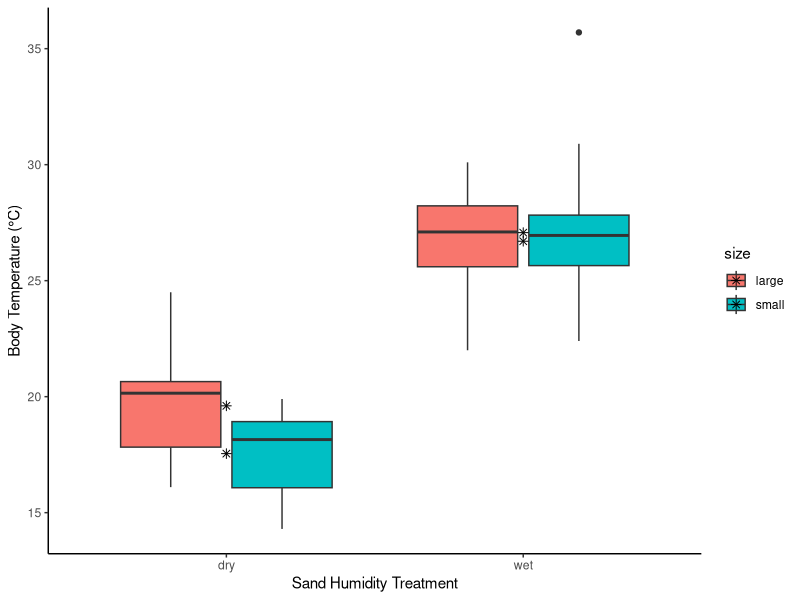
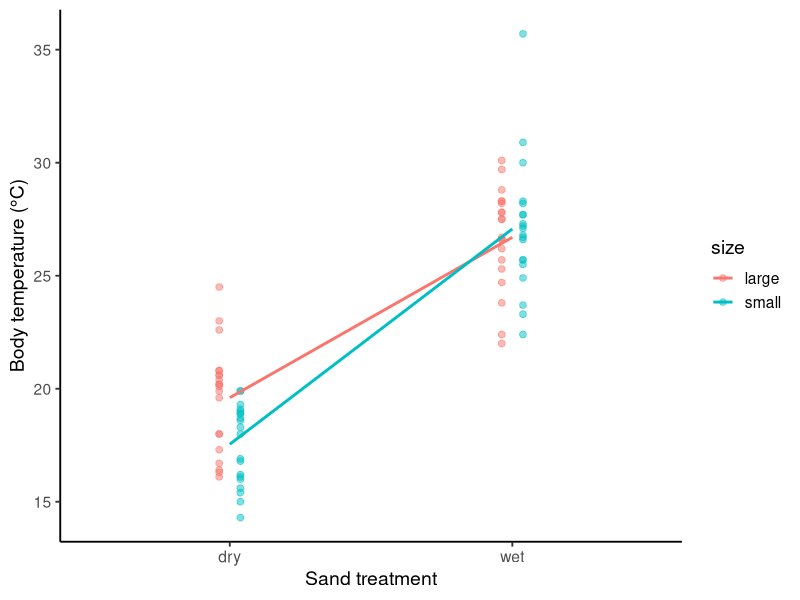
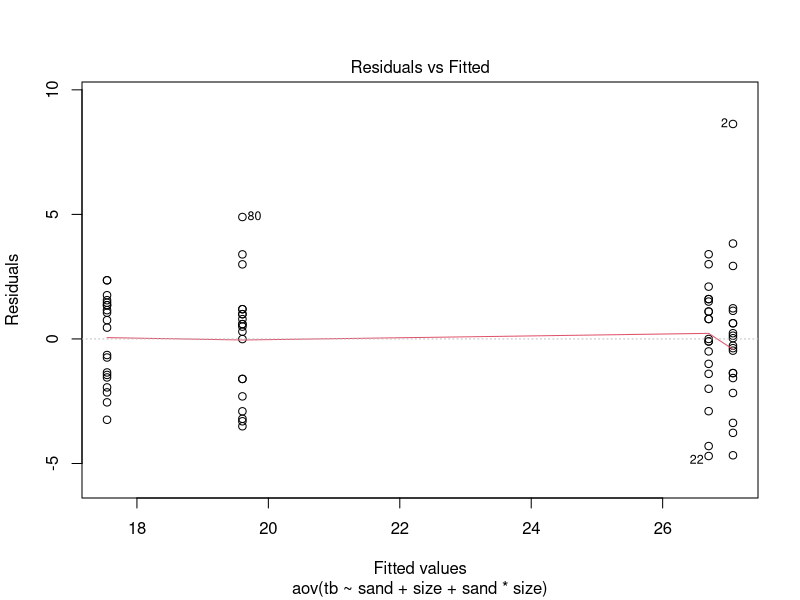
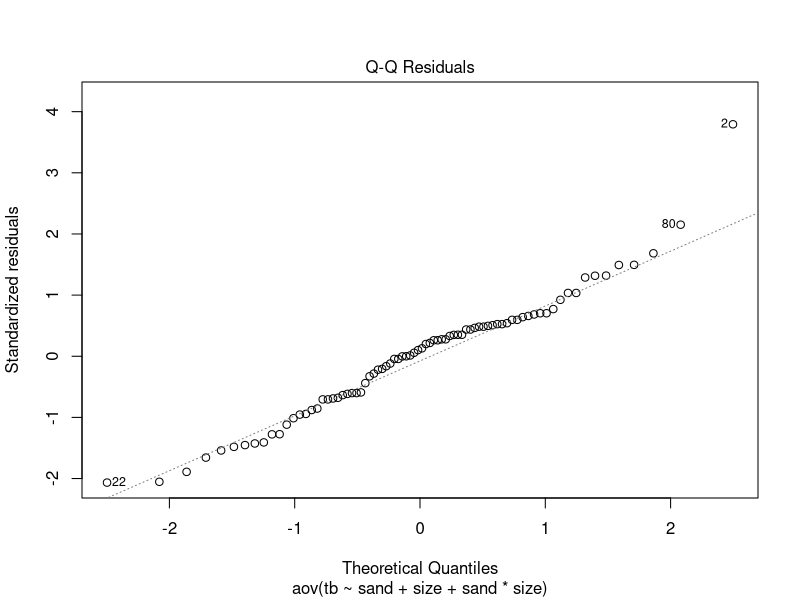
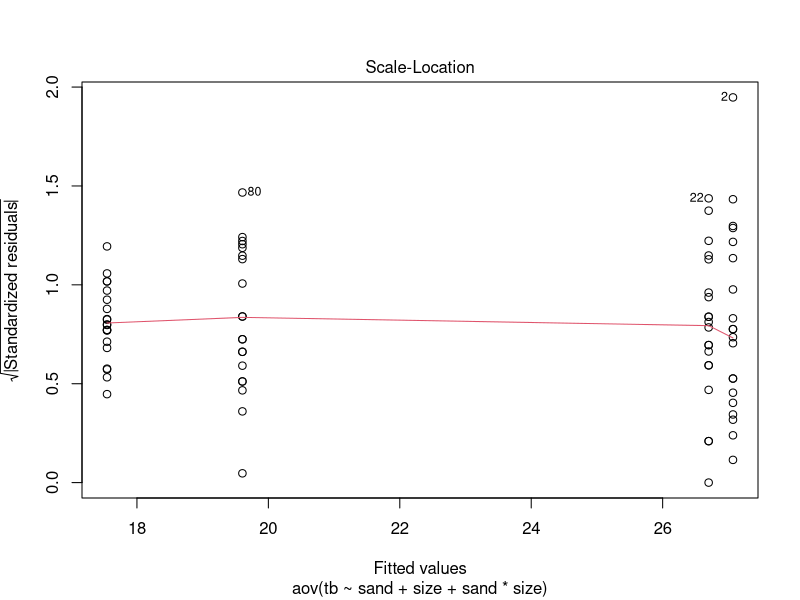
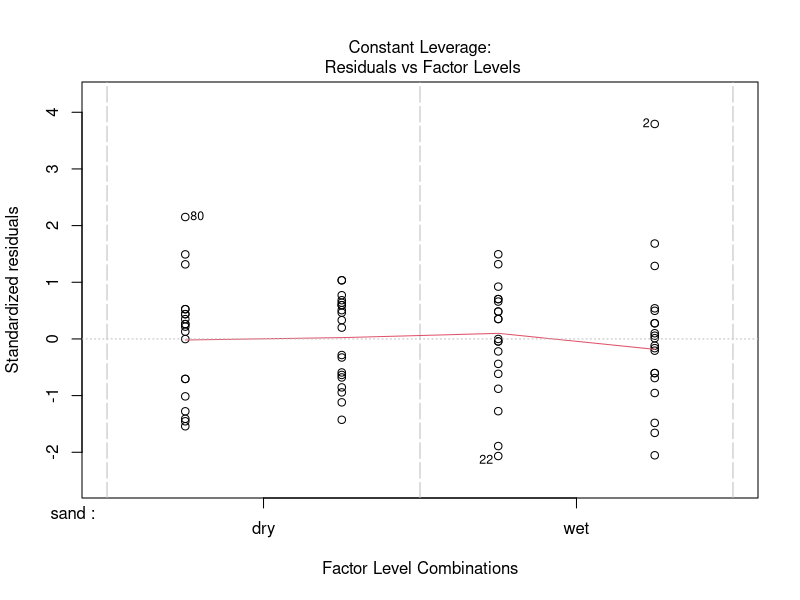

Recreate these plots in R, in order.
## ---- chunk 1
# set working directory for all chunks in this file (default working directory is wherever Rmd file is)
getwd()
library(tidyverse)
## ---- chunk 2
#commands header=TRUE in order to treat the first row of the data frame as a header and stringsAsFactors=TRUE to indicate that strings in the data frame should be treated as factor variables
crab <- read.csv("crab.csv",header=TRUE,stringsAsFactors = TRUE)
str(crab)
head(crab)
## ---- chunk 3
# equal variances test between tb and size
bartlett.test(tb~size, data=crab)

# equal variances test between tb and sand
bartlett.test(tb~sand, data=crab)

# If the test results in a p-value > 0.05, then the data has equal variance (no difference in variance across factors) 
## ---- chunk 4
# ANOVA
crab_aov <- aov(tb ~ sand + size + sand*size, data=crab)
crab_aov
# This is the long, written-out version of the same model below, small differences are due to rounding

crab_aov1 <- aov(tb ~ sand*size, data=crab)
crab_aov1

# ANOVA table
summary(crab_aov)
summary(crab_aov1)
## ---- chunk 5
# creating a boxplot with means
p1 <- ggplot(crab,aes(x=sand,y=tb, fill=size)) +
  geom_boxplot() +
  stat_summary(fun=mean, geom = 'point', shape = 8, size = 2)+
  ylab("Body Temperature (°C)") +
  xlab("Sand Humidity Treatment") +
  theme_classic()
p1
## ---- chunk 6
# Interaction plot
p2 <- ggplot(crab,aes(sand,tb,group=size,color=size)) +
  geom_point(size=2,alpha=.5,position = position_dodge(width=.15)) +
  geom_smooth(method = "lm", se = FALSE) +
  ylab("Body temperature (°C)") +
  xlab("Sand treatment") +
  theme_classic(14)
p2
## ---- chunk 7
# Tukey test
t <- TukeyHSD(crab_aov)
t
## ---- chunk 8
# The aov() function (done originally in the 4th chunk) prepares the data for model checking plots: a plot of residuals vs fitted values, a Q-Q plot, a scale-location plot, and a constant-leverage plot.
# model checking plots
plot(crab_aov)
## ---- chunk 9
# Another way we can test for normality in our data is by employing a Shapiro test. In this test, the null hypothesis states that our model residuals comes from a normal distribution. For this, we can use shapiro.test()
crab_aov_res <- residuals(crab_aov)

shapiro.test(crab_aov_res)
